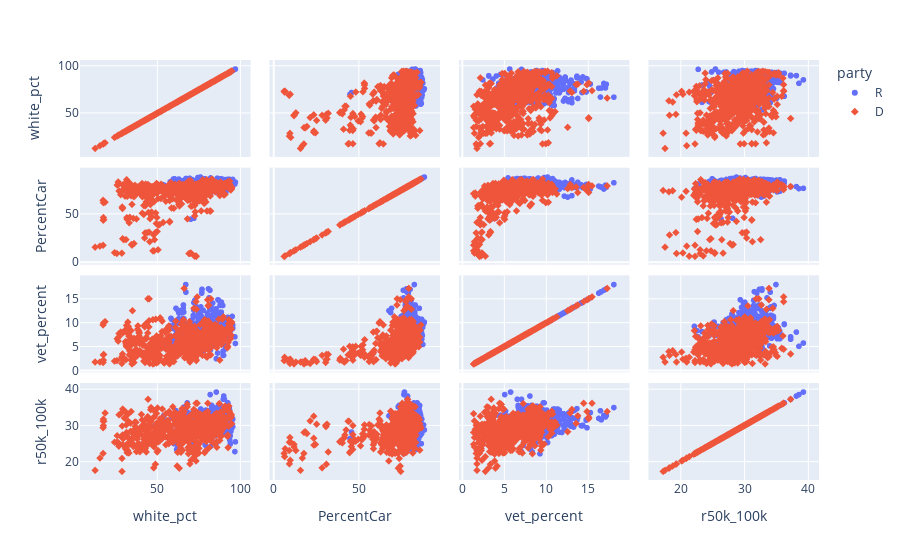

The notebook cell saved with this chart:
### Code cell
fig = px.scatter_matrix(df, dimensions = ['white_pct', 'PercentCar', 'vet_percent', 'r50k_100k'], color = 'party', symbol = 'party')
fig.show()

### Figure 1 — Plotly figure (JSON) as saved in the notebook; plotly's stock layout.template omitted (floating-point values rounded to 4 significant figures; data arrays with more than 128 entries replaced by an {"elided": "..."} marker saying what was removed)
{"data": [{"dimensions": [{"axis": {"matches": true}, "label": "white_pct", "values": {"elided": "662 float values"}}, {"axis": {"matches": true}, "label": "PercentCar", "values": {"elided": "662 float values"}}, {"axis": {"matches": true}, "label": "vet_percent", "values": {"elided": "662 float values"}}, {"axis": {"matches": true}, "label": "r50k_100k", "values": {"elided": "662 float values"}}], "hovertemplate": "party=R<br>%{xaxis.title.text}=%{x}<br>%{yaxis.title.text}=%{y}<extra></extra>", "legendgroup": "R", "marker": {"color": "#636efa", "symbol": "circle"}, "name": "R", "showlegend": true, "type": "splom"}, {"dimensions": [{"axis": {"matches": true}, "label": "white_pct", "values": {"elided": "606 float values"}}, {"axis": {"matches": true}, "label": "PercentCar", "values": {"elided": "606 float values"}}, {"axis": {"matches": true}, "label": "vet_percent", "values": {"elided": "606 float values"}}, {"axis": {"matches": true}, "label": "r50k_100k", "values": {"elided": "606 float values"}}], "hovertemplate": "party=D<br>%{xaxis.title.text}=%{x}<br>%{yaxis.title.text}=%{y}<extra></extra>", "legendgroup": "D", "marker": {"color": "#EF553B", "symbol": "diamond"}, "name": "D", "showlegend": true, "type": "splom"}], "layout": {"dragmode": "select", "legend": {"title": {"text": "party"}, "tracegroupgap": 0}, "margin": {"t": 60}}}
